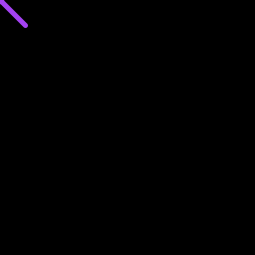
Frame 1 (no input)
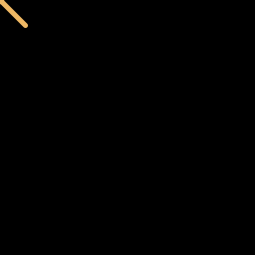
Frame 60 (the mouse pressed at the canvas centre just before this capture)
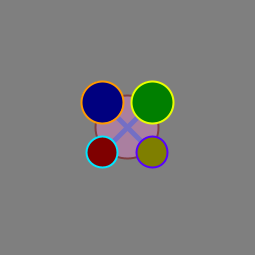
Frame 120 (the mouse held since frame 60 and released just before this capture)

The Processing sketch that drew these frames (run headless with seeded random() and noise(); from frame 60 on, the mouse is pressed at the canvas centre):

// Processing sketch: processing_181794
// ── processing_181794.pde



//Layout de 255x255 en estàtic
void setup() {
  size(255, 255);
}

//Objectes en moviment/canvi de colors
void draw() {

  //Layout que canvia de color en escala de grisos segons la posició Y del ratolí
  background(mouseY);

  //Línies: el seu color varia de manera aleatòria i constant segons la posició del ratolí en X,Y, i segueixen el moviment de les boles
  stroke(random(255), random(255), random(255));
  strokeWeight(5);
  line(mouseX-25, mouseY-25, mouseX+25, mouseY+25);
  line(mouseX+25, mouseY-25, mouseX-25, mouseY+25);

  //Bola del mig: el color de la línia canvia segons la posició X del ratolí en un gradient de liles, el color que l'omple varia segons la posició X en un gradient de roses i en opacitat, i la seva mida canvia segons la posició Y del ratolí dins la seva pròpia escala
  stroke(mouseX, random(100), random(255));
  strokeWeight(2);
  fill(240, mouseX, 214, 98);
  ellipse(mouseX, mouseY, mouseY/2, mouseY/2);

  //Bola esquerre dalt: el color que l'omple varia segons la posició X del ratolí en un gradient de blaus, i la seva mida canvia segons la posició Y del ratolí dins la seva pròpia escala
  stroke(255, 153, 0);
  fill(0, 0, mouseX);
  ellipse(mouseX-25, mouseY-25, mouseY/3, mouseY/3);

  //Bola dreta dalt: el color que l'omple varia segons la posició X del ratolí en un gradient de verds, i la seva mida canvia segons la posició Y del ratolí dins la seva pròpia escala
  stroke(233, 255, 0);
  fill(0, mouseX, 0);
  ellipse(mouseX+25, mouseY-25, mouseY/3, mouseY/3);

  //Bola esquerre baix: el color que l'omple varia segons la posició X del ratolí en un gradient de vermells, i la seva mida canvia segons la posició Y del ratolí dins la seva pròpia escala (diferent de les de dalt)
  stroke(0, 232, 255);
  fill(mouseX, 0, 0);
  ellipse(mouseX-25, mouseY+25, mouseY/4, mouseY/4);

  //Bola dreta baix: el color que l'omple varia segons la posició X del ratolí en un gradient de grocs, i la seva mida canvia segons la posició Y del ratolí dins la seva pròpia escala (diferent de les de dalt)
  stroke(88, 0, 255);
  fill(mouseX, mouseX, 0);
  ellipse(mouseX+25, mouseY+25, mouseY/4, mouseY/4);
}
